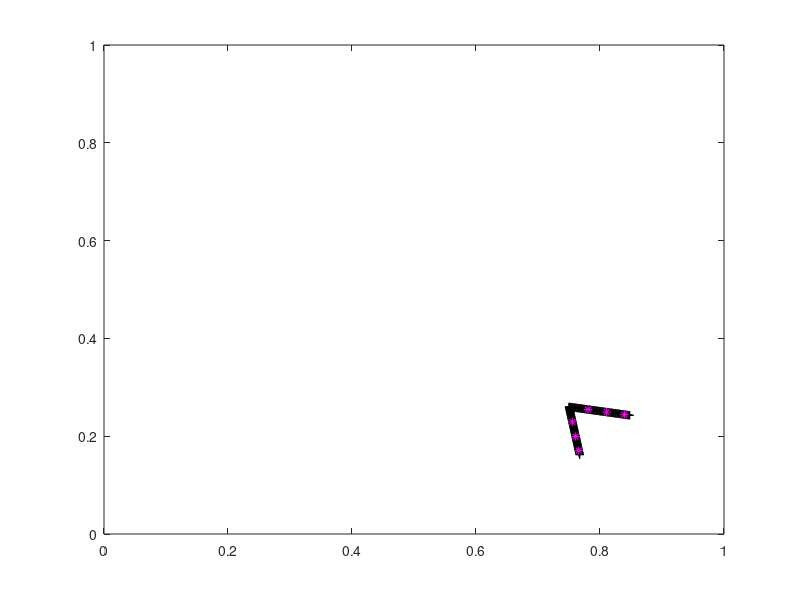

This chart was generated by the following MATLAB code:
%-------------------------------------------------------------------------------------------------------------------%
%
% IB2d is an Immersed Boundary Code (IB) for solving fully coupled non-linear 
% 	fluid-structure interaction models. This version of the code is based off of
%	Peskin's Immersed Boundary Method Paper in Acta Numerica, 2002.
%
% Author: Nicholas A. Battista
% Email:  nick.battista@unc.edu
% Date Created: September 9th, 2016
% Institution: UNC-CH
%
% This code is capable of creating Lagrangian Structures using:
% 	1. Springs
% 	2. Beams (*torsional springs)
% 	3. Target Points
%	4. Muscle-Model (combined Force-Length-Velocity model, "HIll+(Length-Tension)")
%
% One is able to update those Lagrangian Structure parameters, e.g., spring constants, resting %%	lengths, etc
% 
% There are a number of built in Examples, mostly used for teaching purposes. 
% 
% If you would like us %to add a specific muscle model, please let Nick (nick.battista@unc.edu) know.
%
%--------------------------------------------------------------------------------------------------------------------%

%%%%%%%%%%%%%%%%%%%%%%%%%%%%%%%%%%%%%%%%%%%%%%%%%%%%%%%%%%%%%%%%%%%%%%%%%%%%%%%%%%%%%%
%
% FUNCTION: creates the geometry and prints associated input files
%
%%%%%%%%%%%%%%%%%%%%%%%%%%%%%%%%%%%%%%%%%%%%%%%%%%%%%%%%%%%%%%%%%%%%%%%%%%%%%%%%%%%%%%

function Make_Scallop_Geo_and_Input_Files()

%
% Grid Parameters (MAKE SURE MATCHES IN input2d !!!)
%
Nx =  512;        % # of Eulerian Grid Pts. in x-Direction (MUST BE EVEN!!!)
Lx = 1.0;        % Length of Eulerian Grid in x-Direction
dx = Lx/Nx;      % Grid spatial resolution

%
% Immersed Structure Geometric / Dynamic Parameters %
%
ds = 0.5*dx;             % Lagrangian Pt. Spacing (2x resolution of Eulerian grid)
struct_name = 'scallop'; % Name for .vertex, .spring, etc files. (must match what's in 'input2d')


% Call function to construct geometry
[xLag,yLag] = give_Me_Immsersed_Boundary_Geometry(ds,Lx);


half_len = (length(xLag)-1)/2;   % Computes # of Lag Pts on each "Arm"
ind_off = ceil( 0.3*half_len ); % Computes # of lags from center pt for muscle placement
b_ind(1) = half_len - ind_off;      % Bottom index
t_ind(1) = half_len+2 + ind_off;    % Top index
m_dist(1) = sqrt( ( xLag( b_ind(1) )-xLag( t_ind(1) ) )^2 + ( yLag( b_ind(1) )-yLag( t_ind(1) ) )^2   );
%
ind_off = ceil( 0.6*half_len ); % Computes # of lags from center pt for muscle placement
b_ind(2) = half_len - ind_off;      % Bottom index
t_ind(2) = half_len+2 + ind_off;    % Top index
m_dist(2) = sqrt( ( xLag( b_ind(2) )-xLag( t_ind(2) ) )^2 + ( yLag( b_ind(2) )-yLag( t_ind(2) ) )^2   );
%
ind_off = ceil( 0.9*half_len ); % Computes # of lags from center pt for muscle placement
b_ind(3) = half_len - ind_off;      % Bottom index
t_ind(3) = half_len+2 + ind_off;    % Top index
m_dist(3) = sqrt( ( xLag( b_ind(3) )-xLag( t_ind(3) ) )^2 + ( yLag( b_ind(3) )-yLag( t_ind(3) ) )^2   );


% Test Muscle Placement
plot( xLag( b_ind ), yLag( b_ind ), 'm*'); hold on;
plot( xLag( t_ind ), yLag( t_ind ), 'm*'); hold on;


% Prints .vertex file!
print_Lagrangian_Vertices(xLag,yLag,struct_name);


% Prints .spring file! (LINEAR/NS-SPRINGS)
%k_Spring = 2.5e5;                    % Spring stiffness (does not need to be equal for all springs)
%ds_Rest = ds;                        % Spring resting length (does not need to be equal for all springs)
%print_Lagrangian_Springs(xLag,yLag,k_Spring,ds_Rest,struct_name,k_Spring2);


% Prints .d_spring file! (DAMPED SPRINGS)
k_Spring = 1e8; 
ds_Rest = ds;                       % Spring resting length (does not need to be equal for all springs)
b_damp = 0;%2.5; 
k_Spring2= 0e2;                     % Spring stiffness between sides of swimmer
print_Lagrangian_Damped_Springs(xLag,yLag,k_Spring,ds_Rest,b_damp,struct_name,k_Spring2);



% Prints .beam file!
k_Beam = 5e12;                      % Beam Stiffness (does not need to be equal for all beams)
C = compute_Curvatures(xLag,yLag);    % Computes curvature of initial configuration
print_Lagrangian_Beams(xLag,yLag,k_Beam,C,struct_name);


% Prints .muscle file! [ a_f * Fmax *exp( -( (Q-1)/SK )^2 ) * (1/P0)*(b*P0-a*v)/(v+b); Q = LF/LFO ]
LFO = m_dist; SK = 0.3; a = 0.25; b = 4.0; Fmax = [2 5 10]*10^4;
kSpr = 1e2; alpha = 1;
print_Lagrangian_3_Element_Muscles(xLag,LFO,SK,a,b,Fmax,struct_name,b_ind,t_ind,kSpr,alpha)

%kSpr = Fmax; gets a slow swimmmer


% Prints .target file!
%k_Target = 1e7;
%print_Lagrangian_Target_Pts(xLag,k_Target,struct_name);



%%%%%%%%%%%%%%%%%%%%%%%%%%%%%%%%%%%%%%%%%%%%%%%%%%%%%%%%%%%%%%%%%%%%%%%%
%
% FUNCTION: prints VERTEX points to a file called 'struct_name'.vertex
%
%%%%%%%%%%%%%%%%%%%%%%%%%%%%%%%%%%%%%%%%%%%%%%%%%%%%%%%%%%%%%%%%%%%%%%%%

function print_Lagrangian_Vertices(xLag,yLag,struct_name)

    N = length(xLag); % Total # of Lag. Pts

    vertex_fid = fopen([struct_name '.vertex'], 'w');

    fprintf(vertex_fid, '%d\n', N );

    %Loops over all Lagrangian Pts.
    for s = 1:N
        X_v = xLag(s);
        Y_v = yLag(s);
        fprintf(vertex_fid, '%1.16e %1.16e\n', X_v, Y_v);
    end

    fclose(vertex_fid);

    
    
%%%%%%%%%%%%%%%%%%%%%%%%%%%%%%%%%%%%%%%%%%%%%%%%%%%%%%%%%%%%%%%%%%%%%%%%
%
% FUNCTION: prints MUSCLE points to a file called "struct_name".muscle
%
%%%%%%%%%%%%%%%%%%%%%%%%%%%%%%%%%%%%%%%%%%%%%%%%%%%%%%%%%%%%%%%%%%%%%%%%

function print_Lagrangian_3_Element_Muscles(xLag,LFO,SK,a,b,Fmax,struct_name,ind_b,ind_t,kSpr,alpha)

    %N = length(xLag); %Number of Lagrangian Pts. Total

    muscle_fid = fopen([struct_name '.3_muscle'], 'w');

    fprintf(muscle_fid, '%d\n', 1 ); % Only 1 muscle

    %MUSCLES BETWEEN VERTICES
    fprintf(muscle_fid, '%d %d %1.16e %1.16e %1.16e %1.16e %1.16e %1.16e %1.16e\n', ind_b(1), ind_t(1), LFO(1), SK, a,b,Fmax(1),kSpr,alpha);  
    fprintf(muscle_fid, '%d %d %1.16e %1.16e %1.16e %1.16e %1.16e %1.16e %1.16e\n', ind_b(2), ind_t(2), LFO(2), SK, a,b,Fmax(2),kSpr,alpha);  
    fprintf(muscle_fid, '%d %d %1.16e %1.16e %1.16e %1.16e %1.16e %1.16e %1.16e\n', ind_b(3), ind_t(3), LFO(3), SK, a,b,Fmax(3),kSpr,alpha);  

    fclose(muscle_fid);
   
    
%%%%%%%%%%%%%%%%%%%%%%%%%%%%%%%%%%%%%%%%%%%%%%%%%%%%%%%%%%%%%%%%%%%%%%%%
%
% FUNCTION: prints SPRING points to a file called 'struct_name'.spring
%
%%%%%%%%%%%%%%%%%%%%%%%%%%%%%%%%%%%%%%%%%%%%%%%%%%%%%%%%%%%%%%%%%%%%%%%%

function print_Lagrangian_Springs(xLag,yLag,k_Spring,ds_Rest,struct_name,k_Spring2)

    N = length(xLag);

    spring_fid = fopen([struct_name '.spring'], 'w');

    fprintf(spring_fid, '%d\n', N-1 + (N-1)/2 );    % Print # of springs 

    %spring_force = kappa_spring*ds/(ds^2);
        
    %SPRINGS BETWEEN VERTICES
    for s = 1:N
            if s < N         
                fprintf(spring_fid, '%d %d %1.16e %1.16e\n', s, s+1, k_Spring, ds_Rest);  
            %else
            %    %Case s=N
            %    fprintf(spring_fid, '%d %d %1.16e %1.16e\n', s, 1,   k_Spring, ds_Rest);  
            end
    end
    
    for s=1:(N-1)/2
         dist = sqrt( ( xLag(s)-xLag(N-(s-1)) )^2 + ( yLag(s)-yLag(N-(s-1)) )^2 );
         if (s > (N-1)/2 - 7)
            fprintf(spring_fid, '%d %d %1.16e %1.16e\n', s, N-(s-1), k_Spring2, dist);
         else 
            fprintf(spring_fid, '%d %d %1.16e %1.16e\n', s, N-(s-1), k_Spring2, dist);
         end
    end
    fclose(spring_fid);     
    
%%%%%%%%%%%%%%%%%%%%%%%%%%%%%%%%%%%%%%%%%%%%%%%%%%%%%%%%%%%%%%%%%%%%%%%%%%%%%
%
% FUNCTION: prints DAMPED SPRING points to a file called rubberband.d_spring
%
%%%%%%%%%%%%%%%%%%%%%%%%%%%%%%%%%%%%%%%%%%%%%%%%%%%%%%%%%%%%%%%%%%%%%%%%%%%%%

function print_Lagrangian_Damped_Springs(xLag,yLag,k_Spring,ds_Rest,b_damp,struct_name,k_Spring2)

    N = length(xLag);

    spring_fid = fopen([struct_name '.d_spring'], 'w');

    fprintf(spring_fid, '%d\n', N-1 + (N-1)/2 );

    %spring_force = kappa_spring*ds/(ds^2);
        
    %SPRINGS BETWEEN VERTICES
    for s = 1:N
            if s < N         
                fprintf(spring_fid, '%d %d %1.16e %1.16e %1.16e\n', s, s+1, k_Spring, ds_Rest,b_damp);  
            %else
            %    %Case s=N
            %    fprintf(spring_fid, '%d %d %1.16e %1.16e\n', s, 1,   k_Spring, ds_Rest);  
            end
    end
    
    for s=1:(N-1)/2
         dist = sqrt( ( xLag(s)-xLag( N-(s-1) ) )^2 + ( yLag(s)-yLag( N-(s-1) ) )^2 );
         if (s > (N-1)/2 - 7)
            fprintf(spring_fid, '%d %d %1.16e %1.16e %1.16e\n', s, N-(s-1), k_Spring2, dist,b_damp);
         else 
            fprintf(spring_fid, '%d %d %1.16e %1.16e %1.16e\n', s, N-(s-1), k_Spring2, dist,b_damp);
         end
    end
    fclose(spring_fid);
    
    
    
%%%%%%%%%%%%%%%%%%%%%%%%%%%%%%%%%%%%%%%%%%%%%%%%%%%%%%%%%%%%%%%%%%%%%%%%
%
% FUNCTION: prints TARGET points to a file called 'struct_name'.vertex
%
%%%%%%%%%%%%%%%%%%%%%%%%%%%%%%%%%%%%%%%%%%%%%%%%%%%%%%%%%%%%%%%%%%%%%%%%

function print_Lagrangian_Target_Pts(xLag,k_Target,struct_name)

    N = length(xLag);

    target_fid = fopen([struct_name '.target'], 'w');

    fprintf(target_fid, '%d\n', N );

    %Loops over all Lagrangian Pts.
    for s = 1:N
        fprintf(target_fid, '%d %1.16e\n', s, k_Target);
    end

    fclose(target_fid); 
    
    
%%%%%%%%%%%%%%%%%%%%%%%%%%%%%%%%%%%%%%%%%%%%%%%%%%%%%%%%%%%%%%%%%%%%%%%%%%%%%%%%%%%%%
%
% FUNCTION: prints BEAM (Torsional Spring) points to a file called 'struct_name'.beam
%
%%%%%%%%%%%%%%%%%%%%%%%%%%%%%%%%%%%%%%%%%%%%%%%%%%%%%%%%%%%%%%%%%%%%%%%%%%%%%%%%%%%%%

function print_Lagrangian_Beams(xLag,yLag,k_Beam,C,struct_name)

    % k_Beam: beam stiffness
    % C: beam curvature
    
    N = length(xLag); % NOTE: Total number of beams = Number of Total Lag Pts. - 2

    beam_fid = fopen([struct_name '.beam'], 'w');

    fprintf(beam_fid, '%d\n', N-2 );

    %spring_force = kappa_spring*ds/(ds^2);

    %BEAMS BETWEEN VERTICES
    for s = 2:N-1
            if  s <= N-1         
                fprintf(beam_fid, '%d %d %d %1.16e %1.16e\n',s-1, s, s+1, k_Beam, C(s) );  
            else
                %Case s=N
                fprintf(beam_fid, '%d %d %d %1.16e %1.16e\n',s-1, s, 1,   k_Beam, C(s) );  
            end
    end
    fclose(beam_fid); 
    
    
    
%%%%%%%%%%%%%%%%%%%%%%%%%%%%%%%%%%%%%%%%%%%%%%%%%%%%%%%%%%%%%%%%%%%%%%%%
%
% FUNCTION: computes "curvature" of starting configuration
% 
% NOTE: not curvature in the traditional geometric sense, in the 'discrete'
% sense through cross product.
%
% NOTE: assumes a CLOSED structure
%
%%%%%%%%%%%%%%%%%%%%%%%%%%%%%%%%%%%%%%%%%%%%%%%%%%%%%%%%%%%%%%%%%%%%%%%%

function C = compute_Curvatures(xLag,yLag)

N = length(xLag);
C = zeros( N );

%Note: needs to be done same order as you print .beam file!
for i=1:N
   
   % Pts Xp -> Xq -> Xr (same as beam force calc.)
   
   if ( (i > 1) && (i < N) )
   
        Xp = xLag(i-1); Xq = xLag(i); Xr = xLag(i+1);
        Yp = yLag(i-1); Yq = yLag(i); Yr = yLag(i+1);
   
   elseif (i==1)
       
        Xp = xLag(N); Xq = xLag(i); Xr = xLag(i+1);
        Yp = yLag(N); Yq = yLag(i); Yr = yLag(i+1);
       
   elseif (i==N)
       
        Xp = xLag(N-1); Xq = xLag(N); Xr = xLag(1);
        Yp = yLag(N-1); Yq = yLag(N); Yr = yLag(1);
       
   end
       
   C(i) = (Xr-Xq)*(Yq-Yp) - (Yr-Yq)*(Xq-Xp); %Cross product btwn vectors
      
end
    
    
%%%%%%%%%%%%%%%%%%%%%%%%%%%%%%%%%%%%%%%%%%%%%%%%%%%%%%%%%%%%%%%%%%%%%%%%%
%
% FUNCTION: creates the Lagrangian structure geometry
%
%%%%%%%%%%%%%%%%%%%%%%%%%%%%%%%%%%%%%%%%%%%%%%%%%%%%%%%%%%%%%%%%%%%%%%%%%
 
function [xLag,yLag] = give_Me_Immsersed_Boundary_Geometry(ds,Lx)
 
% ds: Lagrangian pt. spacing
% Lx: Length of Eulerian grid
 
% The immsersed structure is initially "an angle" of 10 degrees %
ang = 70*pi/180; % original angle
L = 1/10*Lx;     % Structure will be 1/20 of the length of the grid

% Create line of points
x = 0:ds:L;
y = zeros( 1, length( x ) );

% Rotate line of points
[xB,yB] = rotate_geometry_please(x,y,-ang/2);
[xT,yT] = rotate_geometry_please(x,y,ang/2);

% Put together!
xLag = [ xB(end:-1:2) xT ];
yLag = [ yB(end:-1:2) yT ];

[xLag,yLag] = rotate_geometry_please(xLag,yLag,-pi/4);

length(xLag)

xLag = xLag + 0.75*Lx;
yLag = yLag + 0.26*Lx;

% TESTING GEOMETRY
%plot(xB,yB,'r*'); hold on;
%plot(xT,yT,'go'); hold on;
plot( xLag, yLag, 'k+'); hold on;
axis([0 Lx 0 Lx]);

% for i=1:length(xLag)
%    plot( xLag(i), yLag(i), 'k+'); hold on;
%    axis([0 Lx 0 Lx]);
%    pause();
% end



%%%%%%%%%%%%%%%%%%%%%%%%%%%%%%%%%%%%%%%%%%%%%%%%%%%%%%%%%%%%%%%%%%%%%%%%%
%
% FUNCTION: rotate set of points
%
%%%%%%%%%%%%%%%%%%%%%%%%%%%%%%%%%%%%%%%%%%%%%%%%%%%%%%%%%%%%%%%%%%%%%%%%%

function [xN,yN] = rotate_geometry_please(x,y,ang)

% x,y original (x,y) coordinates before rotation
% ang: angle rotating by

xN = zeros( 1, length( x ) ); yN = xN;
for i=1:length(x)
   xN(i) = x(i)*cos(ang) - y(i)*sin(ang); 
   yN(i) = x(i)*sin(ang) + y(i)*cos(ang); 
end
